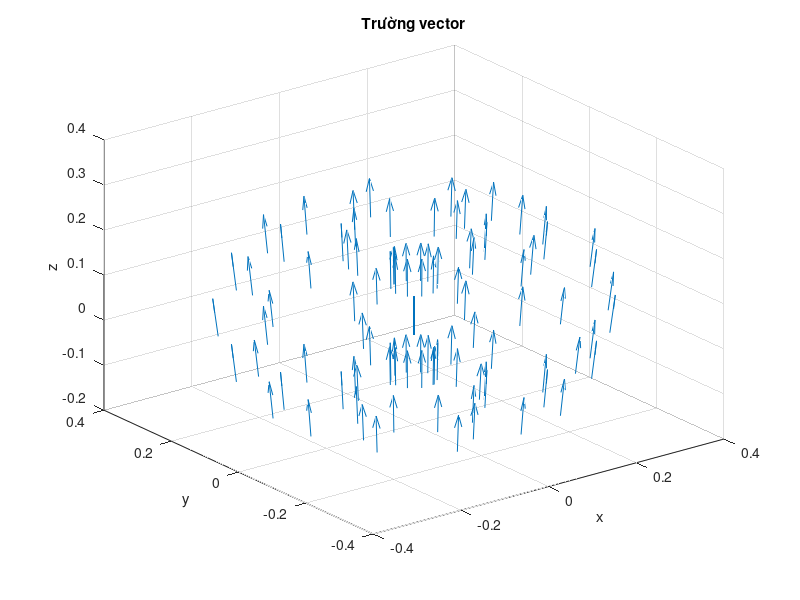

This figure's MATLAB source:
figure('Name', 'Bài tập 7d', 'NumberTitle', 'off')

[X, Y, Z] = sphere(10);
[x, y, z] = surfnorm(X, Y, Z);
u = x;
v = y;
w = 3 + (z - z);
quiver3(x, y, z, u, v, w)

xlabel('x')
ylabel('y')
zlabel('z')
title('Trường vector')
